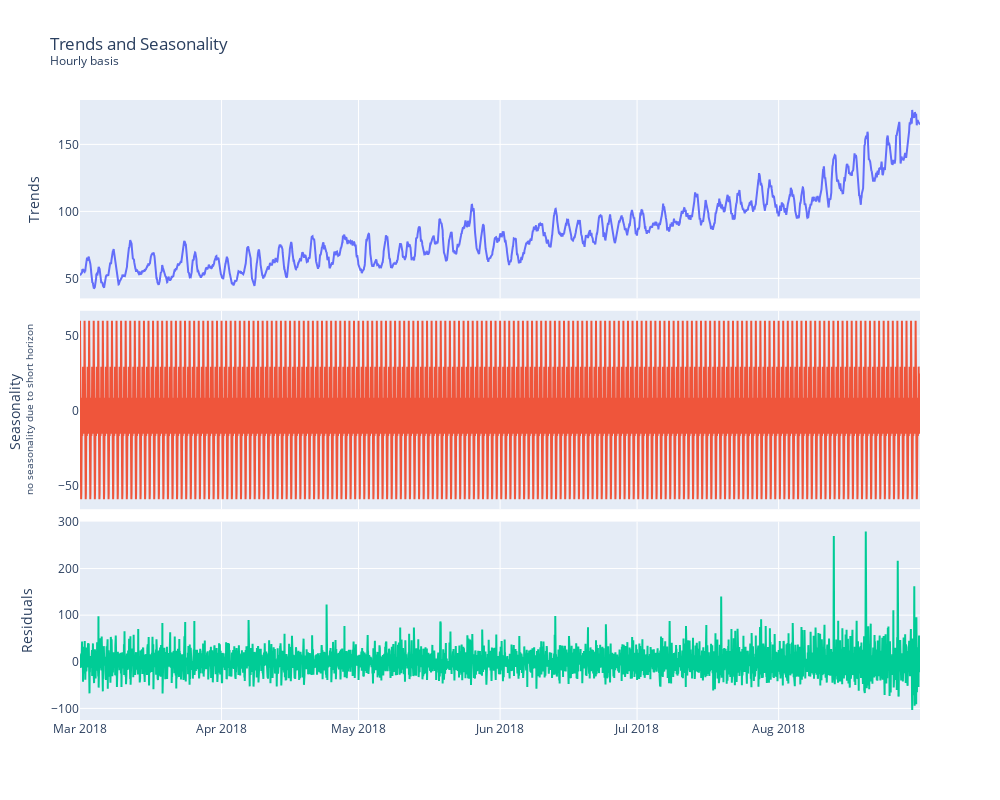

Notebook source saved alongside this figure:
### Code cell
fig = make_subplots(rows=3, cols=1, shared_xaxes=True, vertical_spacing=0.02)

fig.append_trace(go.Scatter(
    x = trend_data.index, y= trend_data
), row=1, col=1)

fig.append_trace(go.Scatter(
    x = seasonal_data.index, y= seasonal_data
), row=2, col=1) ## assuming this is shown this way given the short time frame (not enough for seasonality)

fig.append_trace(go.Scatter(
    x = residual_data.index, y= residual_data
), row=3, col=1)


fig.update_layout(height=800, width=1000, title_text="Trends and Seasonality<br><sup>Hourly basis</sup>")
fig.update_yaxes(title_text="Trends", row=1, col=1)
fig.update_yaxes(title_text="Seasonality <br><sup>no seasonality due to short horizon</sup>", row=2, col=1)
fig.update_yaxes(title_text="Residuals", row=3, col=1)

fig.update_layout(showlegend=False)


fig.show()

### Figure 1 — Plotly figure (JSON) as saved in the notebook; plotly's stock layout.template omitted (floating-point values rounded to 4 significant figures; data arrays with more than 128 entries replaced by an {"elided": "..."} marker saying what was removed)
{"data": [{"type": "scatter", "x": {"elided": "4416 str values"}, "xaxis": "x", "y": {"elided": "4416 float values"}, "yaxis": "y"}, {"type": "scatter", "x": {"elided": "4416 str values"}, "xaxis": "x2", "y": {"elided": "4416 float values"}, "yaxis": "y2"}, {"type": "scatter", "x": {"elided": "4416 str values"}, "xaxis": "x3", "y": {"elided": "4416 float values"}, "yaxis": "y3"}], "layout": {"height": 800, "showlegend": false, "title": {"text": "Trends and Seasonality<br><sup>Hourly basis</sup>"}, "width": 1000, "xaxis": {"anchor": "y", "domain": [0, 1], "matches": "x3", "showticklabels": false}, "xaxis2": {"anchor": "y2", "domain": [0, 1], "matches": "x3", "showticklabels": false}, "xaxis3": {"anchor": "y3", "domain": [0, 1]}, "yaxis": {"anchor": "x", "domain": [0.68, 1], "title": {"text": "Trends"}}, "yaxis2": {"anchor": "x2", "domain": [0.34, 0.66], "title": {"text": "Seasonality <br><sup>no seasonality due to short horizon</sup>"}}, "yaxis3": {"anchor": "x3", "domain": [0, 0.32], "title": {"text": "Residuals"}}}}
